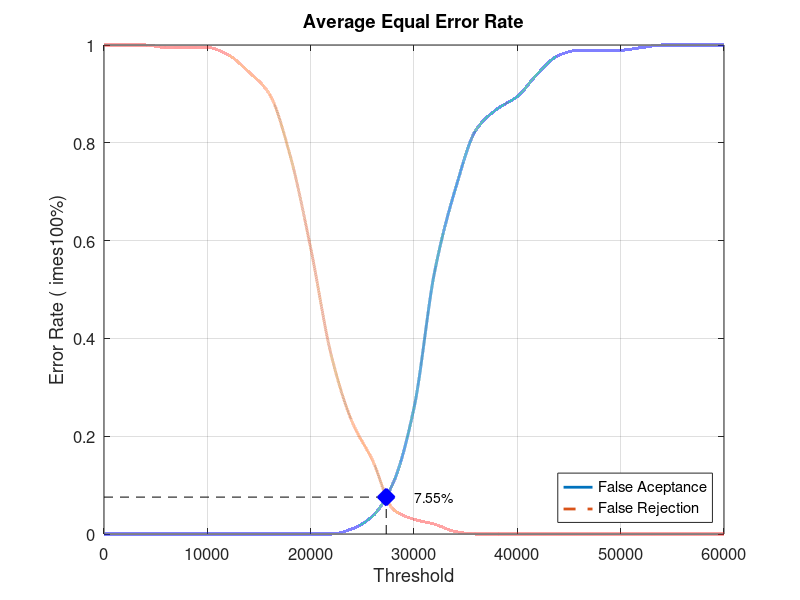
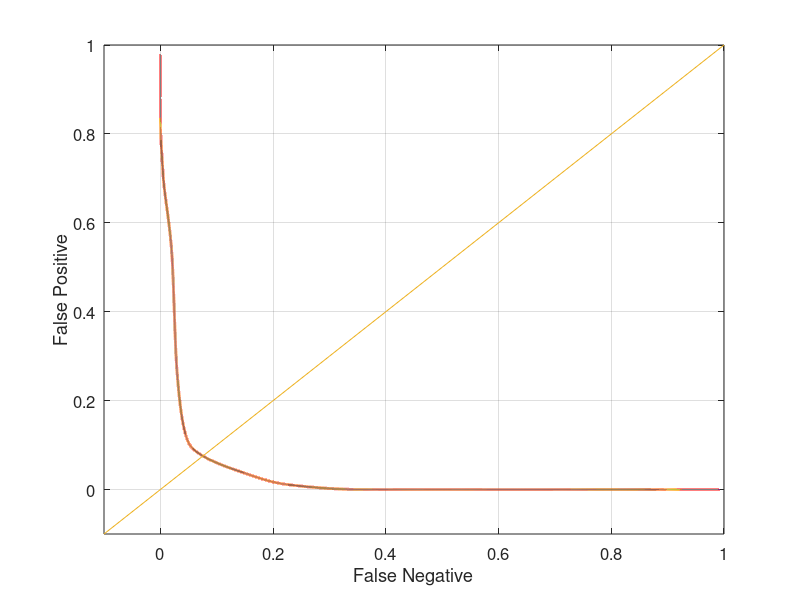

Recreate these plots in MATLAB, in order.
close all;
clear;
clc;
x = 0:2000:60000;
xq = 0:0.5:60000;

y0 = [0 0 0 0 0 0 0 0 0 0 0 0 0.0105263 0.0368421 0.105263 0.257895 0.536842 0.705263 0.826316 0.868421 0.894737 0.942105 0.978947 0.989474 0.989474 0.989474 0.994737 1 1 1 1]
yy0 = interp1(x, y0, xq, 'pchip');
y1 = [1 1 1 0.995 0.995 0.995 0.98 0.945 0.9 0.775 0.585 0.365 0.23 0.15 0.05 0.03 0.02 0.005 0 0 0 0 0 0 0 0 0 0 0 0 0]
yy1 = interp1(x, y1, xq, 'pchip');

% Calculating EER: 
y2 = abs(y0 - y1);
find(y2 == min(y2))
yy2 = abs(yy0 - yy1);
xEER = find(yy2 == min(yy2));
xEERIndex = xq(xEER) % X-axis EER
yEER = yy0(xEER) % Y-axis EER

main = figure
plot(xq, yy0,'-','LineWidth', 2);	hold on
plot(xq, yy1,'--','LineWidth', 2);	hold on
plot([xEERIndex xEERIndex], [0 yEER], 'k--');	hold on
plot([0 xEERIndex], [yEER yEER], 'k--');	hold on
plot(xEERIndex, yEER, 'bx', 'LineWidth', 10);	hold on
text(xEERIndex + 10 * xEERIndex / 100, yEER, [num2str(round((10000 * yEER)) / 100) '%'])
legend('False Aceptance', 'False Rejection', 'Location', 'SouthEast')
xlabel('Threshold')
ylabel('Error Rate (	imes100%)')
title('Average Equal Error Rate')
set(gca, 'FontSize', 12)
axis([0 60000 0 1])
grid on

print(main, 'Database5_3Main', '-dpng');
FNRxFPR = figure('Color', [1 1 1]);
plot(yy1, yy0, '-', yy1, yy0, 'LineWidth', 2);
hold on
y = -0.1:0.1:1
plot(y, y); 
set(gca, 'FontSize', 12)
xlabel('False Negative')
ylabel('False Positive')
axis([-0.1 1 -0.1 1])
set(gca, 'FontSize', 12)
grid on

print(FNRxFPR, 'Database5_3FNRxFPR','-dpng');
